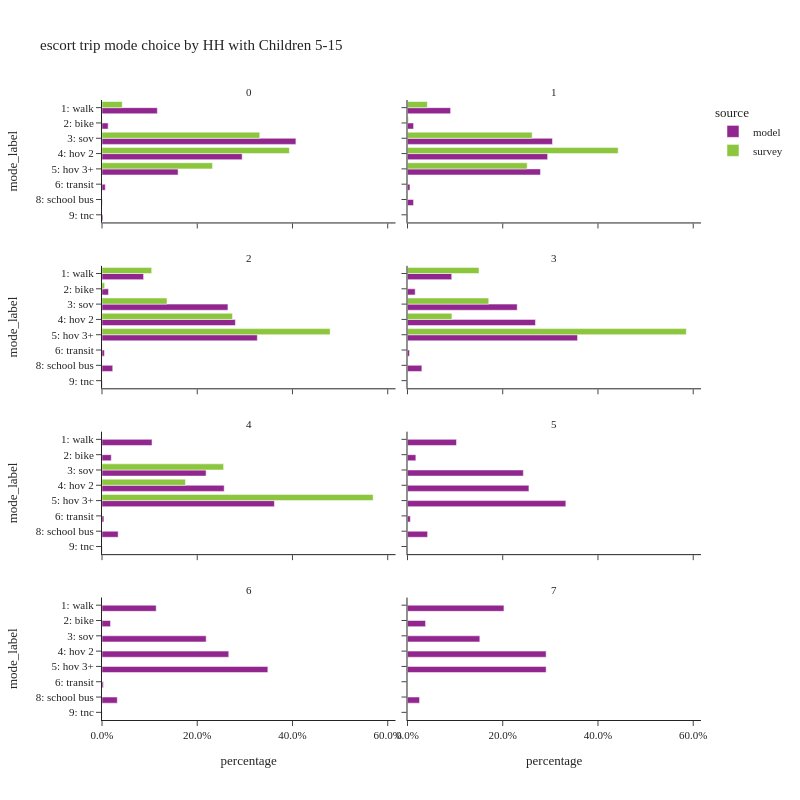

The notebook cell saved with this chart:
### Code cell
plot_mode_choice(es_trip,
                 "hh515",
                 {"mode_label":util.mode_cat.values()},
                 "HH with Children 5-15",2,800)

### Figure 1 — Plotly figure (JSON) as saved in the notebook; plotly's stock layout.template omitted (floating-point values rounded to 4 significant figures)
{"data": [{"alignmentgroup": "True", "customdata": [[88380], [9804], [309655], [223842], [121503], [5275], [451], [1542]], "hovertemplate": "source=model<br>hh515=0<br>percentage=%{x}<br>mode_label=%{y}<br>sample count=%{customdata[0]}<extra></extra>", "legendgroup": "model", "marker": {"color": "#91268F", "pattern": {"shape": ""}}, "name": "model", "offsetgroup": "model", "orientation": "h", "showlegend": true, "textposition": "auto", "type": "bar", "x": [0.1162, 0.01289, 0.4072, 0.2944, 0.1598, 0.006937, 0.0005931, 0.002028], "xaxis": "x7", "y": ["1: walk", "2: bike", "3: sov", "4: hov 2", "5: hov 3+", "6: transit", "8: school bus", "9: tnc"], "yaxis": "y7"}, {"alignmentgroup": "True", "customdata": [[40892], [5786], [137518], [132906], [126122], [2364], [5736], [330]], "hovertemplate": "source=model<br>hh515=1<br>percentage=%{x}<br>mode_label=%{y}<br>sample count=%{customdata[0]}<extra></extra>", "legendgroup": "model", "marker": {"color": "#91268F", "pattern": {"shape": ""}}, "name": "model", "offsetgroup": "model", "orientation": "h", "showlegend": false, "textposition": "auto", "type": "bar", "x": [0.09054, 0.01281, 0.3045, 0.2943, 0.2792, 0.005234, 0.0127, 0.0007306], "xaxis": "x8", "y": ["1: walk", "2: bike", "3: sov", "4: hov 2", "5: hov 3+", "6: transit", "8: school bus", "9: tnc"], "yaxis": "y8"}, {"alignmentgroup": "True", "customdata": [[28350], [4433], [85833], [90910], [105875], [1662], [7317], [206]], "hovertemplate": "source=model<br>hh515=2<br>percentage=%{x}<br>mode_label=%{y}<br>sample count=%{customdata[0]}<extra></extra>", "legendgroup": "model", "marker": {"color": "#91268F", "pattern": {"shape": ""}}, "name": "model", "offsetgroup": "model", "orientation": "h", "showlegend": false, "textposition": "auto", "type": "bar", "x": [0.08734, 0.01366, 0.2644, 0.2801, 0.3262, 0.00512, 0.02254, 0.0006347], "xaxis": "x5", "y": ["1: walk", "2: bike", "3: sov", "4: hov 2", "5: hov 3+", "6: transit", "8: school bus", "9: tnc"], "yaxis": "y5"}, {"alignmentgroup": "True", "customdata": [[8418], [1463], [20872], [24346], [32356], [381], [2735], [28]], "hovertemplate": "source=model<br>hh515=3<br>percentage=%{x}<br>mode_label=%{y}<br>sample count=%{customdata[0]}<extra></extra>", "legendgroup": "model", "marker": {"color": "#91268F", "pattern": {"shape": ""}}, "name": "model", "offsetgroup": "model", "orientation": "h", "showlegend": false, "textposition": "auto", "type": "bar", "x": [0.09291, 0.01615, 0.2304, 0.2687, 0.3571, 0.004205, 0.03019, 0.0003091], "xaxis": "x6", "y": ["1: walk", "2: bike", "3: sov", "4: hov 2", "5: hov 3+", "6: transit", "8: school bus", "9: tnc"], "yaxis": "y6"}, {"alignmentgroup": "True", "customdata": [[2728], [506], [5677], [6664], [9402], [104], [882], [10]], "hovertemplate": "source=model<br>hh515=4<br>percentage=%{x}<br>mode_label=%{y}<br>sample count=%{customdata[0]}<extra></extra>", "legendgroup": "model", "marker": {"color": "#91268F", "pattern": {"shape": ""}}, "name": "model", "offsetgroup": "model", "orientation": "h", "showlegend": false, "textposition": "auto", "type": "bar", "x": [0.105, 0.01948, 0.2186, 0.2566, 0.362, 0.004004, 0.03396, 0.000385], "xaxis": "x3", "y": ["1: walk", "2: bike", "3: sov", "4: hov 2", "5: hov 3+", "6: transit", "8: school bus", "9: tnc"], "yaxis": "y3"}, {"alignmentgroup": "True", "customdata": [[826], [141], [1953], [2047], [2669], [48], [339], [4]], "hovertemplate": "source=model<br>hh515=5<br>percentage=%{x}<br>mode_label=%{y}<br>sample count=%{customdata[0]}<extra></extra>", "legendgroup": "model", "marker": {"color": "#91268F", "pattern": {"shape": ""}}, "name": "model", "offsetgroup": "model", "orientation": "h", "showlegend": false, "textposition": "auto", "type": "bar", "x": [0.1029, 0.01757, 0.2433, 0.255, 0.3325, 0.00598, 0.04223, 0.0004983], "xaxis": "x4", "y": ["1: walk", "2: bike", "3: sov", "4: hov 2", "5: hov 3+", "6: transit", "8: school bus", "9: tnc"], "yaxis": "y4"}, {"alignmentgroup": "True", "customdata": [[528], [83], [1015], [1235], [1616], [13], [149], [1]], "hovertemplate": "source=model<br>hh515=6<br>percentage=%{x}<br>mode_label=%{y}<br>sample count=%{customdata[0]}<extra></extra>", "legendgroup": "model", "marker": {"color": "#91268F", "pattern": {"shape": ""}}, "name": "model", "offsetgroup": "model", "orientation": "h", "showlegend": false, "textposition": "auto", "type": "bar", "x": [0.1138, 0.01789, 0.2188, 0.2662, 0.3483, 0.002802, 0.03211, 0.0002155], "xaxis": "x", "y": ["1: walk", "2: bike", "3: sov", "4: hov 2", "5: hov 3+", "6: transit", "8: school bus", "9: tnc"], "yaxis": "y"}, {"alignmentgroup": "True", "customdata": [[16], [3], [12], [23], [23], [2]], "hovertemplate": "source=model<br>hh515=7<br>percentage=%{x}<br>mode_label=%{y}<br>sample count=%{customdata[0]}<extra></extra>", "legendgroup": "model", "marker": {"color": "#91268F", "pattern": {"shape": ""}}, "name": "model", "offsetgroup": "model", "orientation": "h", "showlegend": false, "textposition": "auto", "type": "bar", "x": [0.2025, 0.03797, 0.1519, 0.2911, 0.2911, 0.02532], "xaxis": "x2", "y": ["1: walk", "2: bike", "3: sov", "4: hov 2", "5: hov 3+", "8: school bus"], "yaxis": "y2"}, {"alignmentgroup": "True", "customdata": [[56], [8], [230], [292], [119], [2]], "hovertemplate": "source=survey<br>hh515=0<br>percentage=%{x}<br>mode_label=%{y}<br>sample count=%{customdata[0]}<extra></extra>", "legendgroup": "survey", "marker": {"color": "#8CC63E", "pattern": {"shape": ""}}, "name": "survey", "offsetgroup": "survey", "orientation": "h", "showlegend": true, "textposition": "auto", "type": "bar", "x": [0.04249, 0.0005679, 0.3312, 0.3935, 0.2321, 0.0001769], "xaxis": "x7", "y": ["1: walk", "2: bike", "3: sov", "4: hov 2", "5: hov 3+", "6: transit"], "yaxis": "y7"}, {"alignmentgroup": "True", "customdata": [[43], [8], [76], [123], [71], [1], [1]], "hovertemplate": "source=survey<br>hh515=1<br>percentage=%{x}<br>mode_label=%{y}<br>sample count=%{customdata[0]}<extra></extra>", "legendgroup": "survey", "marker": {"color": "#8CC63E", "pattern": {"shape": ""}}, "name": "survey", "offsetgroup": "survey", "orientation": "h", "showlegend": false, "textposition": "auto", "type": "bar", "x": [0.0416, 0.001842, 0.2618, 0.4424, 0.2513, 0.0005562, 0.0004818], "xaxis": "x8", "y": ["1: walk", "2: bike", "3: sov", "4: hov 2", "5: hov 3+", "6: transit", "8: school bus"], "yaxis": "y8"}, {"alignmentgroup": "True", "customdata": [[35], [8], [45], [84], [167], [2], [1]], "hovertemplate": "source=survey<br>hh515=2<br>percentage=%{x}<br>mode_label=%{y}<br>sample count=%{customdata[0]}<extra></extra>", "legendgroup": "survey", "marker": {"color": "#8CC63E", "pattern": {"shape": ""}}, "name": "survey", "offsetgroup": "survey", "orientation": "h", "showlegend": false, "textposition": "auto", "type": "bar", "x": [0.1043, 0.005561, 0.1365, 0.2741, 0.4791, 0.0004319, 4.526e-05], "xaxis": "x5", "y": ["1: walk", "2: bike", "3: sov", "4: hov 2", "5: hov 3+", "6: transit", "8: school bus"], "yaxis": "y5"}, {"alignmentgroup": "True", "customdata": [[4], [3], [7], [41], [1]], "hovertemplate": "source=survey<br>hh515=3<br>percentage=%{x}<br>mode_label=%{y}<br>sample count=%{customdata[0]}<extra></extra>", "legendgroup": "survey", "marker": {"color": "#8CC63E", "pattern": {"shape": ""}}, "name": "survey", "offsetgroup": "survey", "orientation": "h", "showlegend": false, "textposition": "auto", "type": "bar", "x": [0.1502, 0.1706, 0.09331, 0.5855, 0.0003556], "xaxis": "x6", "y": ["1: walk", "3: sov", "4: hov 2", "5: hov 3+", "8: school bus"], "yaxis": "y6"}, {"alignmentgroup": "True", "customdata": [[4], [4], [15]], "hovertemplate": "source=survey<br>hh515=4<br>percentage=%{x}<br>mode_label=%{y}<br>sample count=%{customdata[0]}<extra></extra>", "legendgroup": "survey", "marker": {"color": "#8CC63E", "pattern": {"shape": ""}}, "name": "survey", "offsetgroup": "survey", "orientation": "h", "showlegend": false, "textposition": "auto", "type": "bar", "x": [0.2554, 0.1753, 0.5693], "xaxis": "x3", "y": ["3: sov", "4: hov 2", "5: hov 3+"], "yaxis": "y3"}], "layout": {"annotations": [{"font": {}, "showarrow": false, "text": "6", "x": 0.245, "xanchor": "center", "xref": "paper", "y": 0.1975, "yanchor": "bottom", "yref": "paper"}, {"font": {}, "showarrow": false, "text": "7", "x": 0.755, "xanchor": "center", "xref": "paper", "y": 0.1975, "yanchor": "bottom", "yref": "paper"}, {"font": {}, "showarrow": false, "text": "4", "x": 0.245, "xanchor": "center", "xref": "paper", "y": 0.465, "yanchor": "bottom", "yref": "paper"}, {"font": {}, "showarrow": false, "text": "5", "x": 0.755, "xanchor": "center", "xref": "paper", "y": 0.465, "yanchor": "bottom", "yref": "paper"}, {"font": {}, "showarrow": false, "text": "2", "x": 0.245, "xanchor": "center", "xref": "paper", "y": 0.7325, "yanchor": "bottom", "yref": "paper"}, {"font": {}, "showarrow": false, "text": "3", "x": 0.755, "xanchor": "center", "xref": "paper", "y": 0.7325, "yanchor": "bottom", "yref": "paper"}, {"font": {}, "showarrow": false, "text": "0", "x": 0.245, "xanchor": "center", "xref": "paper", "y": 1, "yanchor": "bottom", "yref": "paper"}, {"font": {}, "showarrow": false, "text": "1", "x": 0.755, "xanchor": "center", "xref": "paper", "y": 1, "yanchor": "bottom", "yref": "paper"}], "barmode": "group", "height": 800, "legend": {"title": {"text": "source"}, "tracegroupgap": 0}, "title": {"text": "escort trip mode choice by HH with Children 5-15"}, "width": 800, "xaxis": {"anchor": "y", "domain": [0, 0.49], "tickformat": ".1%", "title": {"text": "percentage"}}, "xaxis2": {"anchor": "y2", "domain": [0.51, 1], "matches": "x", "tickformat": ".1%", "title": {"text": "percentage"}}, "xaxis3": {"anchor": "y3", "domain": [0, 0.49], "matches": "x", "showticklabels": false, "tickformat": ".1%"}, "xaxis4": {"anchor": "y4", "domain": [0.51, 1], "matches": "x", "showticklabels": false, "tickformat": ".1%"}, "xaxis5": {"anchor": "y5", "domain": [0, 0.49], "matches": "x", "showticklabels": false, "tickformat": ".1%"}, "xaxis6": {"anchor": "y6", "domain": [0.51, 1], "matches": "x", "showticklabels": false, "tickformat": ".1%"}, "xaxis7": {"anchor": "y7", "domain": [0, 0.49], "matches": "x", "showticklabels": false, "tickformat": ".1%"}, "xaxis8": {"anchor": "y8", "domain": [0.51, 1], "matches": "x", "showticklabels": false, "tickformat": ".1%"}, "yaxis": {"anchor": "x", "categoryarray": ["9: tnc", "8: school bus", "6: transit", "5: hov 3+", "4: hov 2", "3: sov", "2: bike", "1: walk"], "categoryorder": "array", "domain": [0, 0.1975], "title": {"text": "mode_label"}}, "yaxis2": {"anchor": "x2", "domain": [0, 0.1975], "matches": "y", "showticklabels": false}, "yaxis3": {"anchor": "x3", "categoryarray": ["9: tnc", "8: school bus", "6: transit", "5: hov 3+", "4: hov 2", "3: sov", "2: bike", "1: walk"], "categoryorder": "array", "domain": [0.2675, 0.465], "matches": "y", "title": {"text": "mode_label"}}, "yaxis4": {"anchor": "x4", "domain": [0.2675, 0.465], "matches": "y", "showticklabels": false}, "yaxis5": {"anchor": "x5", "categoryarray": ["9: tnc", "8: school bus", "6: transit", "5: hov 3+", "4: hov 2", "3: sov", "2: bike", "1: walk"], "categoryorder": "array", "domain": [0.535, 0.7325], "matches": "y", "title": {"text": "mode_label"}}, "yaxis6": {"anchor": "x6", "domain": [0.535, 0.7325], "matches": "y", "showticklabels": false}, "yaxis7": {"anchor": "x7", "categoryarray": ["9: tnc", "8: school bus", "6: transit", "5: hov 3+", "4: hov 2", "3: sov", "2: bike", "1: walk"], "categoryorder": "array", "domain": [0.8025, 1], "matches": "y", "title": {"text": "mode_label"}}, "yaxis8": {"anchor": "x8", "domain": [0.8025, 1], "matches": "y", "showticklabels": false}}}
